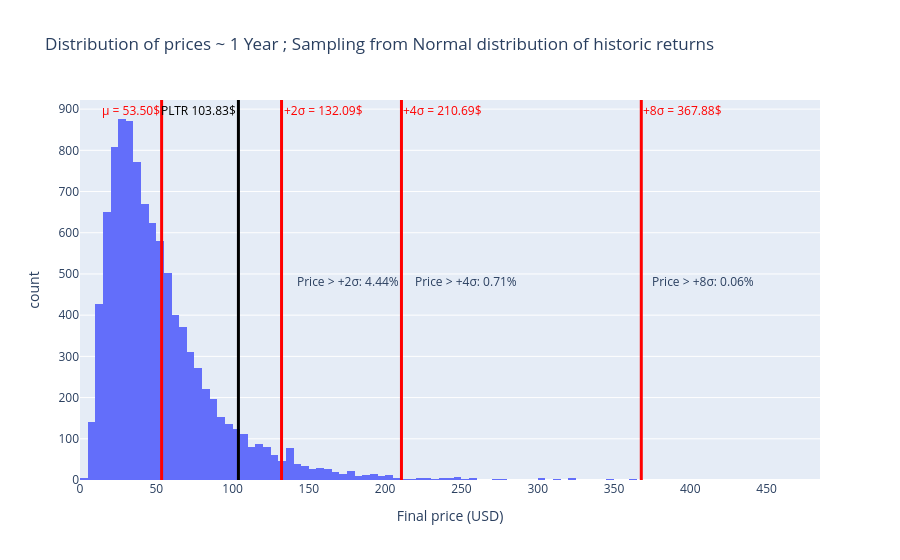

Notebook source saved alongside this figure:
### Markdown cell above
### Price distribution
The histogram’s mean and standard deviation describe terminal prices in dollars.

### Code cell
dis = simulations_normal[-1, :]
fig = px.histogram(x=dis, nbins=100, histfunc="count", labels={"x": "Final price (USD)"}, title="Distribution of prices ~ 1 Year ; Sampling from Normal distribution of historic returns")

μ = simulations_normal[-1, :].mean()
σ = simulations_normal[-1, :].std()

fig.add_vline(
    x=μ, line_color="red", line_width=3,
    annotation_text=f"μ = {μ:.2f}$",
    annotation_position=f"top left",
    annotation_font_color="red")
fig.add_vline(
    x=actual.iloc[-1], line_color="black", line_width=3,
    annotation_text=f"PLTR {actual.iloc[-1]:.2f}$",
    annotation_position=f"top left",
    annotation_font_color="black")

for a in (1, 2, 4, 8):
    for s in (+σ, ):
        if a < 2: continue
        fig.add_vline(
            x=μ + a*s, line_color="red", line_width=3,
            annotation_text=f"{'+' if s > 0 else '-'}{a}σ = {(μ + a*s):.2f}$",
            annotation_position=f"top {"right" if s > 0 else "left"}",
            annotation_font_color="red")
        fig.add_annotation(
            x=0.13 + a*0.08, y=0.55, xref="paper", yref="paper",
            text=f"Price > +{a}σ: {(simulations_normal[-1, :] > μ + a*σ).mean() * 100:.2f}%",
            showarrow=False, xanchor="left", yanchor="top")
fig.show()
print(f"P(Price > PLTR): {(simulations_normal[-1, :] > actual.iloc[-1]).mean() * 100:.2f}%")

### Figure 1 — Plotly figure (JSON) as saved in the notebook; plotly's stock layout.template omitted (floating-point values rounded to 4 significant figures; data arrays with more than 128 entries replaced by an {"elided": "..."} marker saying what was removed)
{"data": [{"bingroup": "x", "histfunc": "count", "hovertemplate": "Final price (USD)=%{x}<br>count=%{y}<extra></extra>", "legendgroup": "", "marker": {"color": "#636efa", "pattern": {"shape": ""}}, "name": "", "nbinsx": 100, "orientation": "v", "showlegend": false, "type": "histogram", "x": {"elided": "10000 float values"}, "xaxis": "x", "yaxis": "y"}], "layout": {"annotations": [{"font": {"color": "red"}, "showarrow": false, "text": "μ = 53.50$", "x": 53.5, "xanchor": "right", "xref": "x", "y": 1, "yanchor": "top", "yref": "y domain"}, {"font": {"color": "black"}, "showarrow": false, "text": "PLTR 103.83$", "x": 103.8, "xanchor": "right", "xref": "x", "y": 1, "yanchor": "top", "yref": "y domain"}, {"font": {"color": "red"}, "showarrow": false, "text": "+2σ = 132.09$", "x": 132.1, "xanchor": "left", "xref": "x", "y": 1, "yanchor": "top", "yref": "y domain"}, {"showarrow": false, "text": "Price > +2σ: 4.44%", "x": 0.29, "xanchor": "left", "xref": "paper", "y": 0.55, "yanchor": "top", "yref": "paper"}, {"font": {"color": "red"}, "showarrow": false, "text": "+4σ = 210.69$", "x": 210.7, "xanchor": "left", "xref": "x", "y": 1, "yanchor": "top", "yref": "y domain"}, {"showarrow": false, "text": "Price > +4σ: 0.71%", "x": 0.45, "xanchor": "left", "xref": "paper", "y": 0.55, "yanchor": "top", "yref": "paper"}, {"font": {"color": "red"}, "showarrow": false, "text": "+8σ = 367.88$", "x": 367.9, "xanchor": "left", "xref": "x", "y": 1, "yanchor": "top", "yref": "y domain"}, {"showarrow": false, "text": "Price > +8σ: 0.06%", "x": 0.77, "xanchor": "left", "xref": "paper", "y": 0.55, "yanchor": "top", "yref": "paper"}], "barmode": "relative", "legend": {"tracegroupgap": 0}, "shapes": [{"line": {"color": "red", "width": 3}, "type": "line", "x0": 53.5, "x1": 53.5, "xref": "x", "y0": 0, "y1": 1, "yref": "y domain"}, {"line": {"color": "black", "width": 3}, "type": "line", "x0": 103.8, "x1": 103.8, "xref": "x", "y0": 0, "y1": 1, "yref": "y domain"}, {"line": {"color": "red", "width": 3}, "type": "line", "x0": 132.1, "x1": 132.1, "xref": "x", "y0": 0, "y1": 1, "yref": "y domain"}, {"line": {"color": "red", "width": 3}, "type": "line", "x0": 210.7, "x1": 210.7, "xref": "x", "y0": 0, "y1": 1, "yref": "y domain"}, {"line": {"color": "red", "width": 3}, "type": "line", "x0": 367.9, "x1": 367.9, "xref": "x", "y0": 0, "y1": 1, "yref": "y domain"}], "title": {"text": "Distribution of prices ~ 1 Year ; Sampling from Normal distribution of historic returns"}, "xaxis": {"anchor": "y", "domain": [0, 1], "title": {"text": "Final price (USD)"}}, "yaxis": {"anchor": "x", "domain": [0, 1], "title": {"text": "count"}}}}
